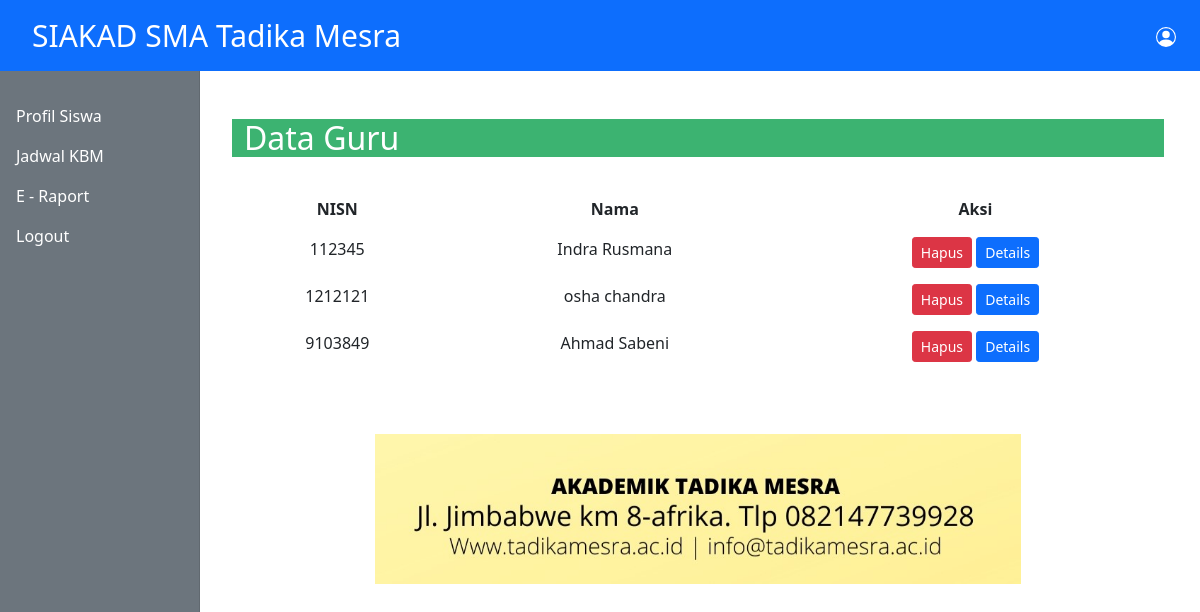
Screenshot of /admin/data-guru.php with the database file from the repository.
### tables this page shows
CREATE TABLE `profil_guru` (
  `NIP` int(50) NOT NULL,
  `nama` varchar(100) NOT NULL,
  `tempat` varchar(50) NOT NULL,
  `tanggal_lahir` date NOT NULL,
  `jenis_kelamin` varchar(30) NOT NULL,
  `agama` varchar(50) NOT NULL,
  `alamat` text NOT NULL,
  `telp` varchar(20) NOT NULL,
  `email` varchar(50) NOT NULL
);

### admin/data-guru.php (the view)
<?php
    include_once '../database/koneksi.php';
    include_once '../templates/header.php';
    $sql = "SELECT * FROM profil_guru";
    $exec = mysqli_query($koneksi,$sql);
?>
<div class="container mt-5" style="background-color:#3CB371; color:white;">
    <h2>Data Guru</h2>
</div>
<br>
<div class="container">
		<div class="row">
			<table class="table table-borderless" style = "text-align:center;">
				<tr>
					<th>NISN</th>
					<th>Nama</th>
					<th>Aksi</th>
				</tr>
			<?php while($rows = mysqli_fetch_assoc($exec)):?>
				<tr>
					<td><?= $rows["NIP"];?></td>
					<td><?= $rows["nama"];?></td>
					<td><a href="hapus-guru.php?NIP=<?= $rows["NIP"]?>" style="color: white; text-decoration:none;" class="btn btn-danger btn-sm"
                    onclick = "return confirm('yakin?');">Hapus</a>
  					<a href="detail-guru.php?nip=<?= $rows["NIP"]?>" style="color: white; text-decoration:none;" class="btn btn-primary btn-sm">Details</a></td>
				</tr>
			<?php endwhile;?>
			</table>
		</div>
	</div>
<?php include_once '../templates/footer.php';?>

### rows the page displays
profil_guru: NIP "112345", nama "Indra Rusmana"
profil_guru: NIP "1212121", nama "osha chandra"
profil_guru: NIP "9103849", nama "Ahmad Sabeni"
